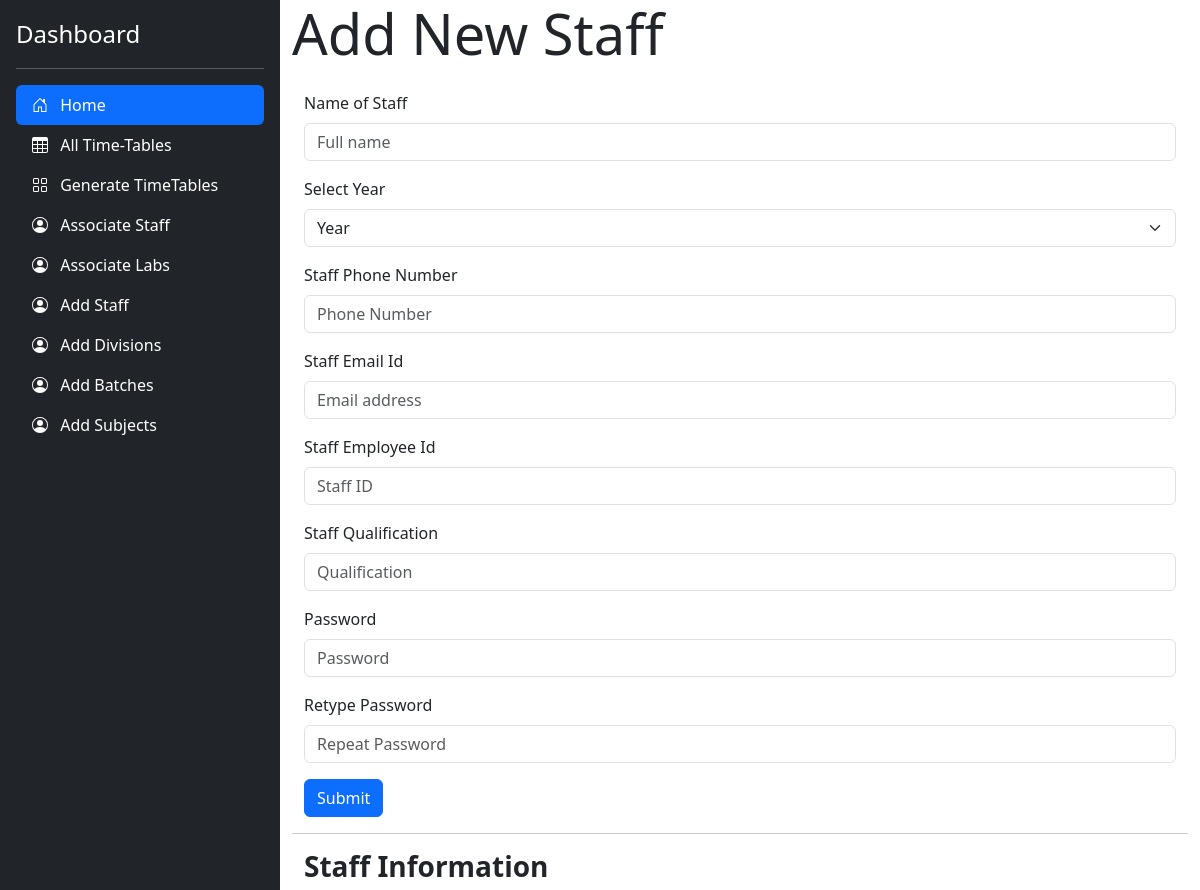
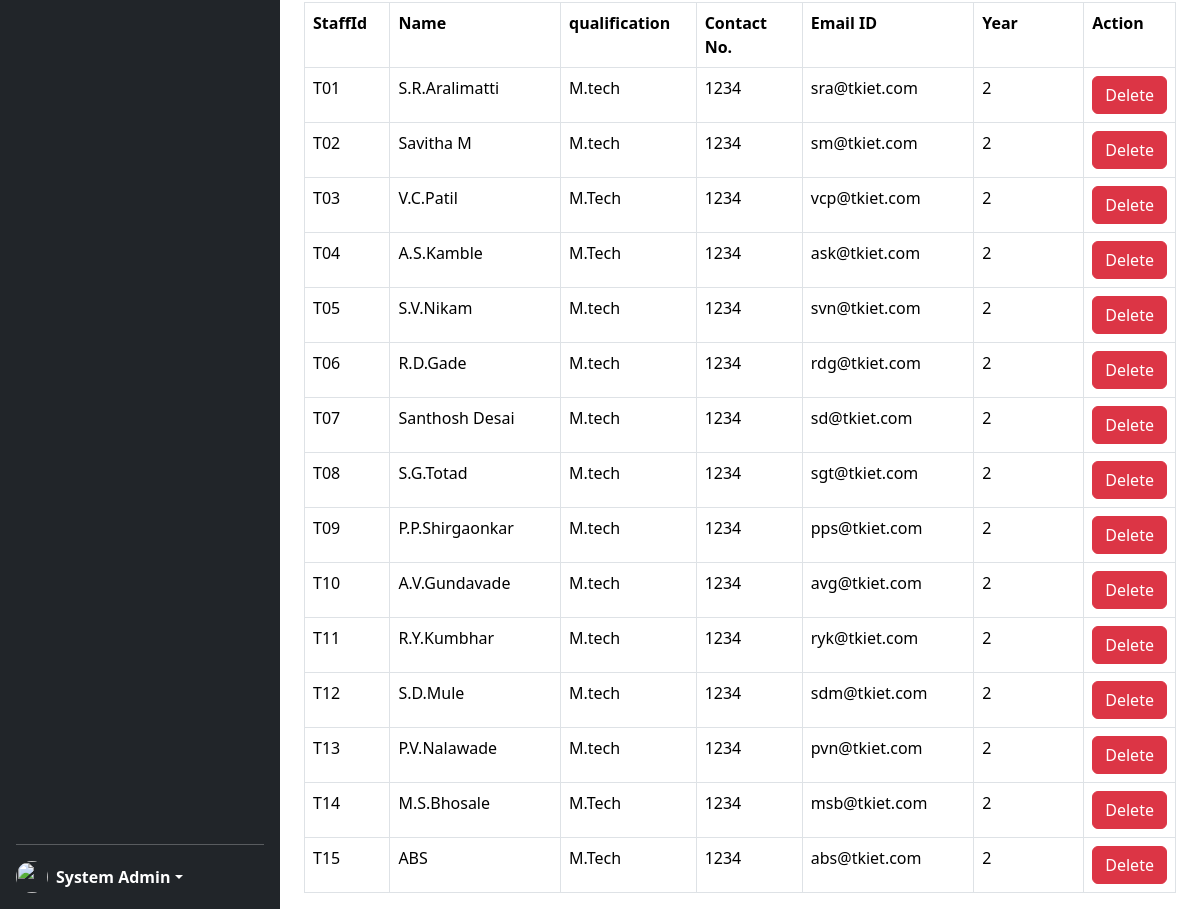
Screenshot of /addStaff.php (signed in) with the database file from the repository (2 pictures, top to bottom).
### tables this page shows
CREATE TABLE `staff` (
  `name` varchar(50) NOT NULL,
  `staff_alias` varchar(10) DEFAULT NULL,
  `staffId` varchar(10) NOT NULL,
  `qualification` varchar(50) NOT NULL,
  `emailId` varchar(50) NOT NULL,
  `password` varchar(50) NOT NULL,
  `phone` varchar(10) NOT NULL,
  `year` int(11) NOT NULL DEFAULT 2
);

### addStaff.php (the view, shortened to what this page needs)
<!doctype html>
<html lang="en" data-bs-theme="auto">
<head>
    <link href="https://cdn.jsdelivr.net/npm/bootstrap@5.3.3/dist/css/bootstrap.min.css" rel="stylesheet">
    <link href="./css/sidebars.css" rel="stylesheet">
    <link href="sidebars.css" rel="stylesheet">
</head>
<body>
    <main class="d-flex flex-nowrap">
        <div class="d-flex flex-column flex-shrink-0 p-3 text-bg-dark" style="width: 280px; height:100vh;">
            <a href="/" class="d-flex align-items-center mb-3 mb-md-0 me-md-auto text-white text-decoration-none">
                <span class="fs-4">Dashboard</span>
            </a>
            <hr>
            <ul class="nav nav-pills flex-column mb-auto">
                <li class="nav-item">
                    <a href="/TimeTableGenerator/administration.php" class="nav-link active" aria-current="page">
                        <svg class="bi pe-none me-2" width="16" height="16">
                            <use xlink:href="#home" />
                        </svg>
                        Home
                    </a>
                </li>
                <li>
                    <a href="/TimeTableGenerator/alltt.php" class="nav-link text-white">
                        <svg class="bi pe-none me-2" width="16" height="16">
                            <use xlink:href="#table" />
                        </svg>
                        All Time-Tables
                    </a>
                </li>
                <li>
                    <a href="/TimeTableGenerator/generate.php" class="nav-link text-white">
                        <svg class="bi pe-none me-2" width="16" height="16">
                            <use xlink:href="#grid" />
                        </svg>
                        Generate TimeTables
                    </a>
                </li>
                <li>
                    <a href="/TimeTableGenerator/associate.php" class="nav-link text-white">
                        <svg class="bi pe-none me-2" width="16" height="16">
                            <use xlink:href="#people-circle" />
                        </svg>
                        Associate Staff
                    </a>
                </li>
                <li>
                    <a href="/TimeTableGenerator/associateLabs.php" class="nav-link text-white">
                        <svg class="bi pe-none me-2" width="16" height="16">
                            <use xlink:href="#people-circle" />
                        </svg>
                        Associate Labs
                    </a>
                </li>
                <li>
                    <a href="/TimeTableGenerator/addStaff.php" class="nav-link text-white">
                        <svg class="bi pe-none me-2" width="16" height="16">
                            <use xlink:href="#people-circle" />
                        </svg>
                        Add Staff
                    </a>
                </li>
                <li>
                    <a href="/TimeTableGenerator/addDivisions.php" class="nav-link text-white">
                        <svg class="bi pe-none me-2" width="16" height="16">
                            <use xlink:href="#people-circle" />
                        </svg>
                        Add Divisions
                    </a>
                </li>
                <li>
                    <a href="/TimeTableGenerator/addBatches.php" class="nav-link text-white">
                        <svg class="bi pe-none me-2" width="16" height="16">
                            <use xlink:href="#people-circle" />
                        </svg>
                        Add Batches
                    </a>
                </li>
                <li>
                    <a href="/TimeTableGenerator/addSubjects.php" class="nav-link text-white">
                        <svg class="bi pe-none me-2" width="16" height="16">
                            <use xlink:href="#people-circle" />
                        </svg>
                        Add Subjects
                    </a>
                </li>
            </ul>
            <hr>
            <div class="dropdown">
                <a href="#" class="d-flex align-items-center text-white text-decoration-none dropdown-toggle" data-bs-toggle="dropdown" aria-expanded="false">
                    <?php
                    echo '<img src=' . $_SESSION['avatar'] . ' alt="" width="32" height="32" class="rounded-circle me-2">';
                    ?>
                    <strong>
                        <?php
                        if (isset($_SESSION["userloggedin"])) {
                            if ($_SESSION["userloggedin"] != 1) {
                                header("Location: http://localhost/TimeTableGenerator/login.php");
                            } else {
                                echo '<li class="float-right" type="button" id="dropdownMenuButton" data-toggle="dropdown" aria-haspopup="true" aria-expanded="false">' . $_SESSION["username"] . '</li>';
                            }
                        } else {
                            header("Location: http://localhost/TimeTableGenerator/login.php");
                        }
                        ?>
                    </strong>
                </a>
            </div>
        </div>
        <div class="dashboard-content container-fluid">
            <div class="display-4">Add New Staff</div>
            <div class="container-fluid">
                <form action="./services/registerStaff.php" method="POST" class="form-signup">
                    <div class="mt-4 mb-3">
                        <label for="name" class="form-label">Name of Staff</label>
                        <input type="text" id="user-name" class="form-control" placeholder="Full name" required="" autofocus="" name="fullname">
                    </div>
                    <div class="mb-3">
                        <label for="year" class="form-label">Select Year</label>
                        <select class="form-select" name="year">
                            <option selected disabled>Year</option>
                        </select>
                    </div>
                    <div class="mb-3">
                        <label for="phone" class="form-label">Staff Phone Number</label>
                        <input type="number" id="user-phone" class="form-control" placeholder="Phone Number" required="" autofocus="" name="phone">
                    </div>
                    <div class="mb-3">
                        <label for="email" class="form-label">Staff Email Id</label>
                        <input type="email" id="user-email" class="form-control" placeholder="Email address" required autofocus="" name="email">
                    </div>
                    <div class="mb-3">
                        <label for="empid" class="form-label">Staff Employee Id</label>
                        <input type="text" id="staff-id" class="form-control" placeholder="Staff ID" required autofocus="" name="staffID">
                    </div>
                    <div class="mb-3">
                        <label for="qualification" class="form-label">Staff Qualification</label>
                        <input type="text" id="qualification" class="form-control" placeholder="Qualification" required autofocus="" name="qualification">
                    </div>
                    <div class="mb-3">
                        <label for="password" class="form-label">Password</label>
                        <input type="password" id="user-pass" class="form-control" placeholder="Password" required autofocus="">
                    </div>
                    <div class="mb-3">
                        <label for="rpassword" class="form-label">Retype Password</label>
                        <input type="password" id="user-repeatpass" class="form-control" placeholder="Repeat Password" required autofocus="" name="password">
                    </div>
                    <button type="submit" class="btn btn-primary">Submit</button>
                </form>
            </div>
            <hr>
            <div class="container-fluid">
                <h3><strong>Staff Information </strong></h3>
                <table id="stafftable" class="table table-bordered">
                    <tr>
                        <th width="130">StaffId</th>
                        <th width=290>Name</th>
                        <th width="190">qualification</th>
                        <th width="190">Contact No.</th>
                        <th width="290">Email ID</th>
                        <th width="290">Year</th>
                        <th width="40">Action</th>
                    </tr>
                    <tbody>
                        <?php
                        $q = mysqli_query(
                            mysqli_connect("localhost", "root", "root", "Dev"),
                            "SELECT * FROM staff where staffId!='OFF' ORDER BY staffId ASC"
                        );
                        while ($row = mysqli_fetch_assoc($q)) {
                            echo "<tr><td>{$row['staffId']}</td>
                    <td>{$row['name']}</td>
                    <td>{$row['qualification']}</td>
                    <td>{$row['phone']}</td>
                    <td>{$row['emailId']}</td>
                    <td>{$row['year']}</td>
                   <td><a class='btn btn-danger' href='./services/handleDelete.php?query=staff&staffid={$row['staffId']}'>Delete</a></td>
                    </tr>\n";
                        }
                        ?>
                    </tbody>
                </table>
            </div>
        </div>
    </main>
</body>
</html>

### css/sidebars.css (style rules this page uses)
main { height: 100vh; height: -webkit-fill-available; }
.dashboard-content { height: 100vh; max-height: 100vh; overflow-y: scroll; width: 100%; }

### addStaff.php (style rules this page uses)
.bi { vertical-align: -.125em; fill: currentColor; }

### rows the page displays
staff: staffId "T01", name "S.R.Aralimatti", qualification "M.tech", phone "1234", emailId "sra@tkiet.com", year "2"
staff: staffId "T02", name "Savitha M", qualification "M.tech", phone "1234", emailId "sm@tkiet.com", year "2"
staff: staffId "T03", name "V.C.Patil", qualification "M.Tech", phone "1234", emailId "vcp@tkiet.com", year "2"
staff: staffId "T04", name "A.S.Kamble", qualification "M.Tech", phone "1234", emailId "ask@tkiet.com", year "2"
staff: staffId "T05", name "S.V.Nikam", qualification "M.tech", phone "1234", emailId "svn@tkiet.com", year "2"
staff: staffId "T06", name "R.D.Gade", qualification "M.tech", phone "1234", emailId "rdg@tkiet.com", year "2"
staff: staffId "T07", name "Santhosh Desai", qualification "M.tech", phone "1234", emailId "sd@tkiet.com", year "2"
staff: staffId "T08", name "S.G.Totad", qualification "M.tech", phone "1234", emailId "sgt@tkiet.com", year "2"
staff: staffId "T09", name "P.P.Shirgaonkar", qualification "M.tech", phone "1234", emailId "pps@tkiet.com", year "2"
staff: staffId "T10", name "A.V.Gundavade", qualification "M.tech", phone "1234", emailId "avg@tkiet.com", year "2"
staff: staffId "T11", name "R.Y.Kumbhar", qualification "M.tech", phone "1234", emailId "ryk@tkiet.com", year "2"
staff: staffId "T12", name "S.D.Mule", qualification "M.tech", phone "1234", emailId "sdm@tkiet.com", year "2"
staff: staffId "T13", name "P.V.Nalawade", qualification "M.tech", phone "1234", emailId "pvn@tkiet.com", year "2"
staff: staffId "T14", name "M.S.Bhosale", qualification "M.Tech", phone "1234", emailId "msb@tkiet.com", year "2"
staff: staffId "T15", name "ABS", qualification "M.Tech", phone "1234", emailId "abs@tkiet.com", year "2"

### other values shown
$_SESSION["username"] "System Admin"
